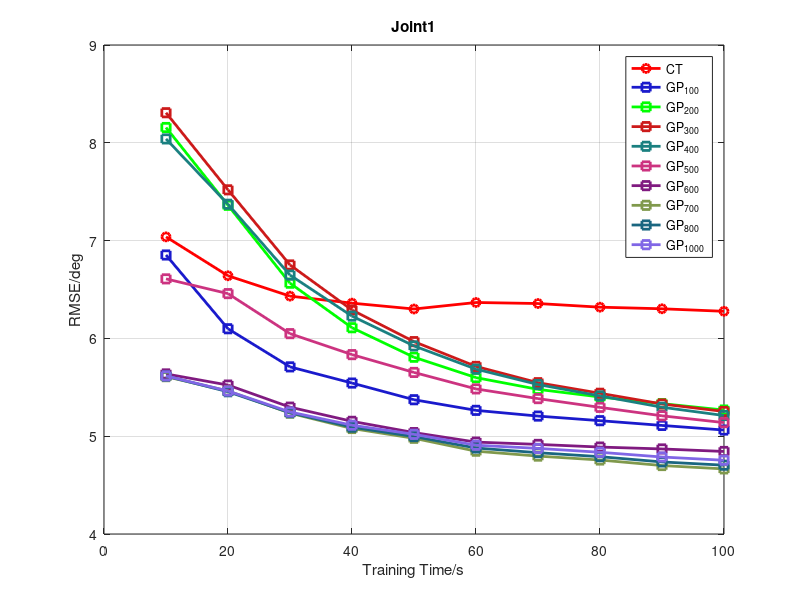
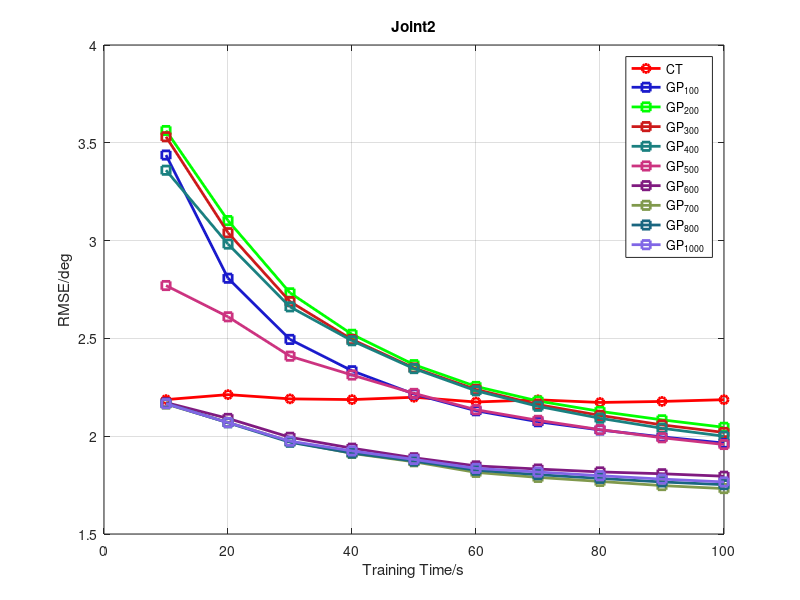

Write MATLAB code to recreate these figures, in order.
%%% results of GP4DME (rand delete)
TIME = [10 20 30 40 50 60 70 80 90 100];
RMSE_PD = [0.6565 0.6847 0.6553 0.6694 0.6603 0.6676 0.6737 0.6648 0.6695 0.6633;
           0.6271 0.6322 0.6259 0.6236 0.6236 0.6278 0.6302 0.6286 0.6269 0.6260];
       
RMSE_CT = [7.0383 6.6404 6.4322 6.3605 6.3005 6.3672 6.3566 6.3192 6.3029 6.2771;
           2.1871 2.2126 2.1909 2.1872 2.1991 2.1749 2.1860 2.1725 2.1777 2.1867];
       
           
RMSE_GP_100 = [6.8529    6.0987    5.7089    5.5434    5.3730    5.2643    5.2058    5.1587    5.1101    5.0629;
               3.4374    2.8076    2.4948    2.3346    2.2156    2.1302    2.0740    2.0320    1.9965    1.9649];
RMSE_GP_200 = [8.1565    7.3610    6.5644    6.1092    5.8075    5.5990    5.4790    5.4011    5.3328    5.2675;
               3.5627    3.1025    2.7330    2.5209    2.3657    2.2544    2.1800    2.1270    2.0837    2.0455];
RMSE_GP_300 = [8.3075    7.5191    6.7511    6.2903    5.9671    5.7136    5.5471    5.4390    5.3295    5.2529;
               3.5310    3.0404    2.6884    2.4945    2.3491    2.2391    2.1615    2.1065    2.0578    2.0192];
RMSE_GP_400 = [8.0397    7.3718    6.6475    6.2278    5.9232    5.6858    5.5285    5.4119    5.2963    5.2114;
               3.3598    2.9822    2.6613    2.4881    2.3456    2.2322    2.1529    2.0918    2.0406    2.0001];
RMSE_GP_500 = [6.6087    6.4579    6.0486    5.8342    5.6521    5.4836    5.3843    5.2948    5.2085    5.1390;
               2.7703    2.6105    2.4092    2.3129    2.2188    2.1354    2.0811    2.0337    1.9921    1.9576];
RMSE_GP_600 = [5.6369    5.5228    5.2972    5.1521    5.0370    4.9397    4.9162    4.8890    4.8697    4.8440;
               2.1720    2.0909    1.9944    1.9387    1.8898    1.8482    1.8321    1.8174    1.8080    1.7954];
RMSE_GP_700 = [5.6089    5.4628    5.2359    5.0787    4.9787    4.8467    4.7964    4.7565    4.6999    4.6656;
               2.1643    2.0704    1.9732    1.9120    1.8692    1.8150    1.7894    1.7688    1.7475    1.7322];
RMSE_GP_800 = [5.6153    5.4546    5.2404    5.0921    4.9963    4.8792    4.8313    4.7906    4.7368    4.7036;
               2.1673    2.0686    1.9691    1.9139    1.8729    1.8260    1.8035    1.7843    1.7661    1.7522]; 
RMSE_GP_1000 = [5.6165    5.4622    5.2478    5.1125    5.0192    4.9079    4.8753    4.8356    4.7872    4.7541;
                2.1664    2.0697    1.9746    1.9248    1.8811    1.8355    1.8170    1.7980    1.7806    1.7662];
figure(1);
plot(TIME,RMSE_CT(1,:),'o-','color','r','linewidth',2.0);hold on;
plot(TIME,RMSE_GP_100(1,:),'s-','color',[0.1 0.1 0.8],'linewidth',2.0);hold on;
plot(TIME,RMSE_GP_200(1,:),'s-','color','g','linewidth',2.0);hold on;
plot(TIME,RMSE_GP_300(1,:),'s-','color',[0.8 0.1 0.1],'linewidth',2.0);hold on;
plot(TIME,RMSE_GP_400(1,:),'s-','color',[0.1 0.5 0.5],'linewidth',2.0);hold on;
plot(TIME,RMSE_GP_500(1,:),'s-','color',[0.8 0.2 0.5],'linewidth',2.0);hold on;
plot(TIME,RMSE_GP_600(1,:),'s-','color',[0.5 0.1 0.5],'linewidth',2.0);hold on;
plot(TIME,RMSE_GP_700(1,:),'s-','color',[0.5 0.6 0.3],'linewidth',2.0);hold on;
plot(TIME,RMSE_GP_800(1,:),'s-','color',[0.1 0.4 0.5],'linewidth',2.0);hold on;
plot(TIME,RMSE_GP_1000(1,:),'s-','color',[0.5 0.4 0.9],'linewidth',2.0);hold on;
legend('CT','GP_{100}','GP_{200}','GP_{300}','GP_{400}','GP_{500}','GP_{600}','GP_{700}','GP_{800}','GP_{1000}');
grid on;
title('Joint1');
xlabel('Training Time/s');
ylabel('RMSE/deg');
%%%
figure(2);
plot(TIME,RMSE_CT(2,:),'o-','color','r','linewidth',2.0);hold on;
plot(TIME,RMSE_GP_100(2,:),'s-','color',[0.1 0.1 0.8],'linewidth',2.0);hold on;
plot(TIME,RMSE_GP_200(2,:),'s-','color','g','linewidth',2.0);hold on;
plot(TIME,RMSE_GP_300(2,:),'s-','color',[0.8 0.1 0.1],'linewidth',2.0);hold on;
plot(TIME,RMSE_GP_400(2,:),'s-','color',[0.1 0.5 0.5],'linewidth',2.0);hold on;
plot(TIME,RMSE_GP_500(2,:),'s-','color',[0.8 0.2 0.5],'linewidth',2.0);hold on;
plot(TIME,RMSE_GP_600(2,:),'s-','color',[0.5 0.1 0.5],'linewidth',2.0);hold on;
plot(TIME,RMSE_GP_700(2,:),'s-','color',[0.5 0.6 0.3],'linewidth',2.0);hold on;
plot(TIME,RMSE_GP_800(2,:),'s-','color',[0.1 0.4 0.5],'linewidth',2.0);hold on;
plot(TIME,RMSE_GP_1000(2,:),'s-','color',[0.5 0.4 0.9],'linewidth',2.0);hold on;
legend('CT','GP_{100}','GP_{200}','GP_{300}','GP_{400}','GP_{500}','GP_{600}','GP_{700}','GP_{800}','GP_{1000}');
grid on;
title('Joint2');
xlabel('Training Time/s');
ylabel('RMSE/deg');